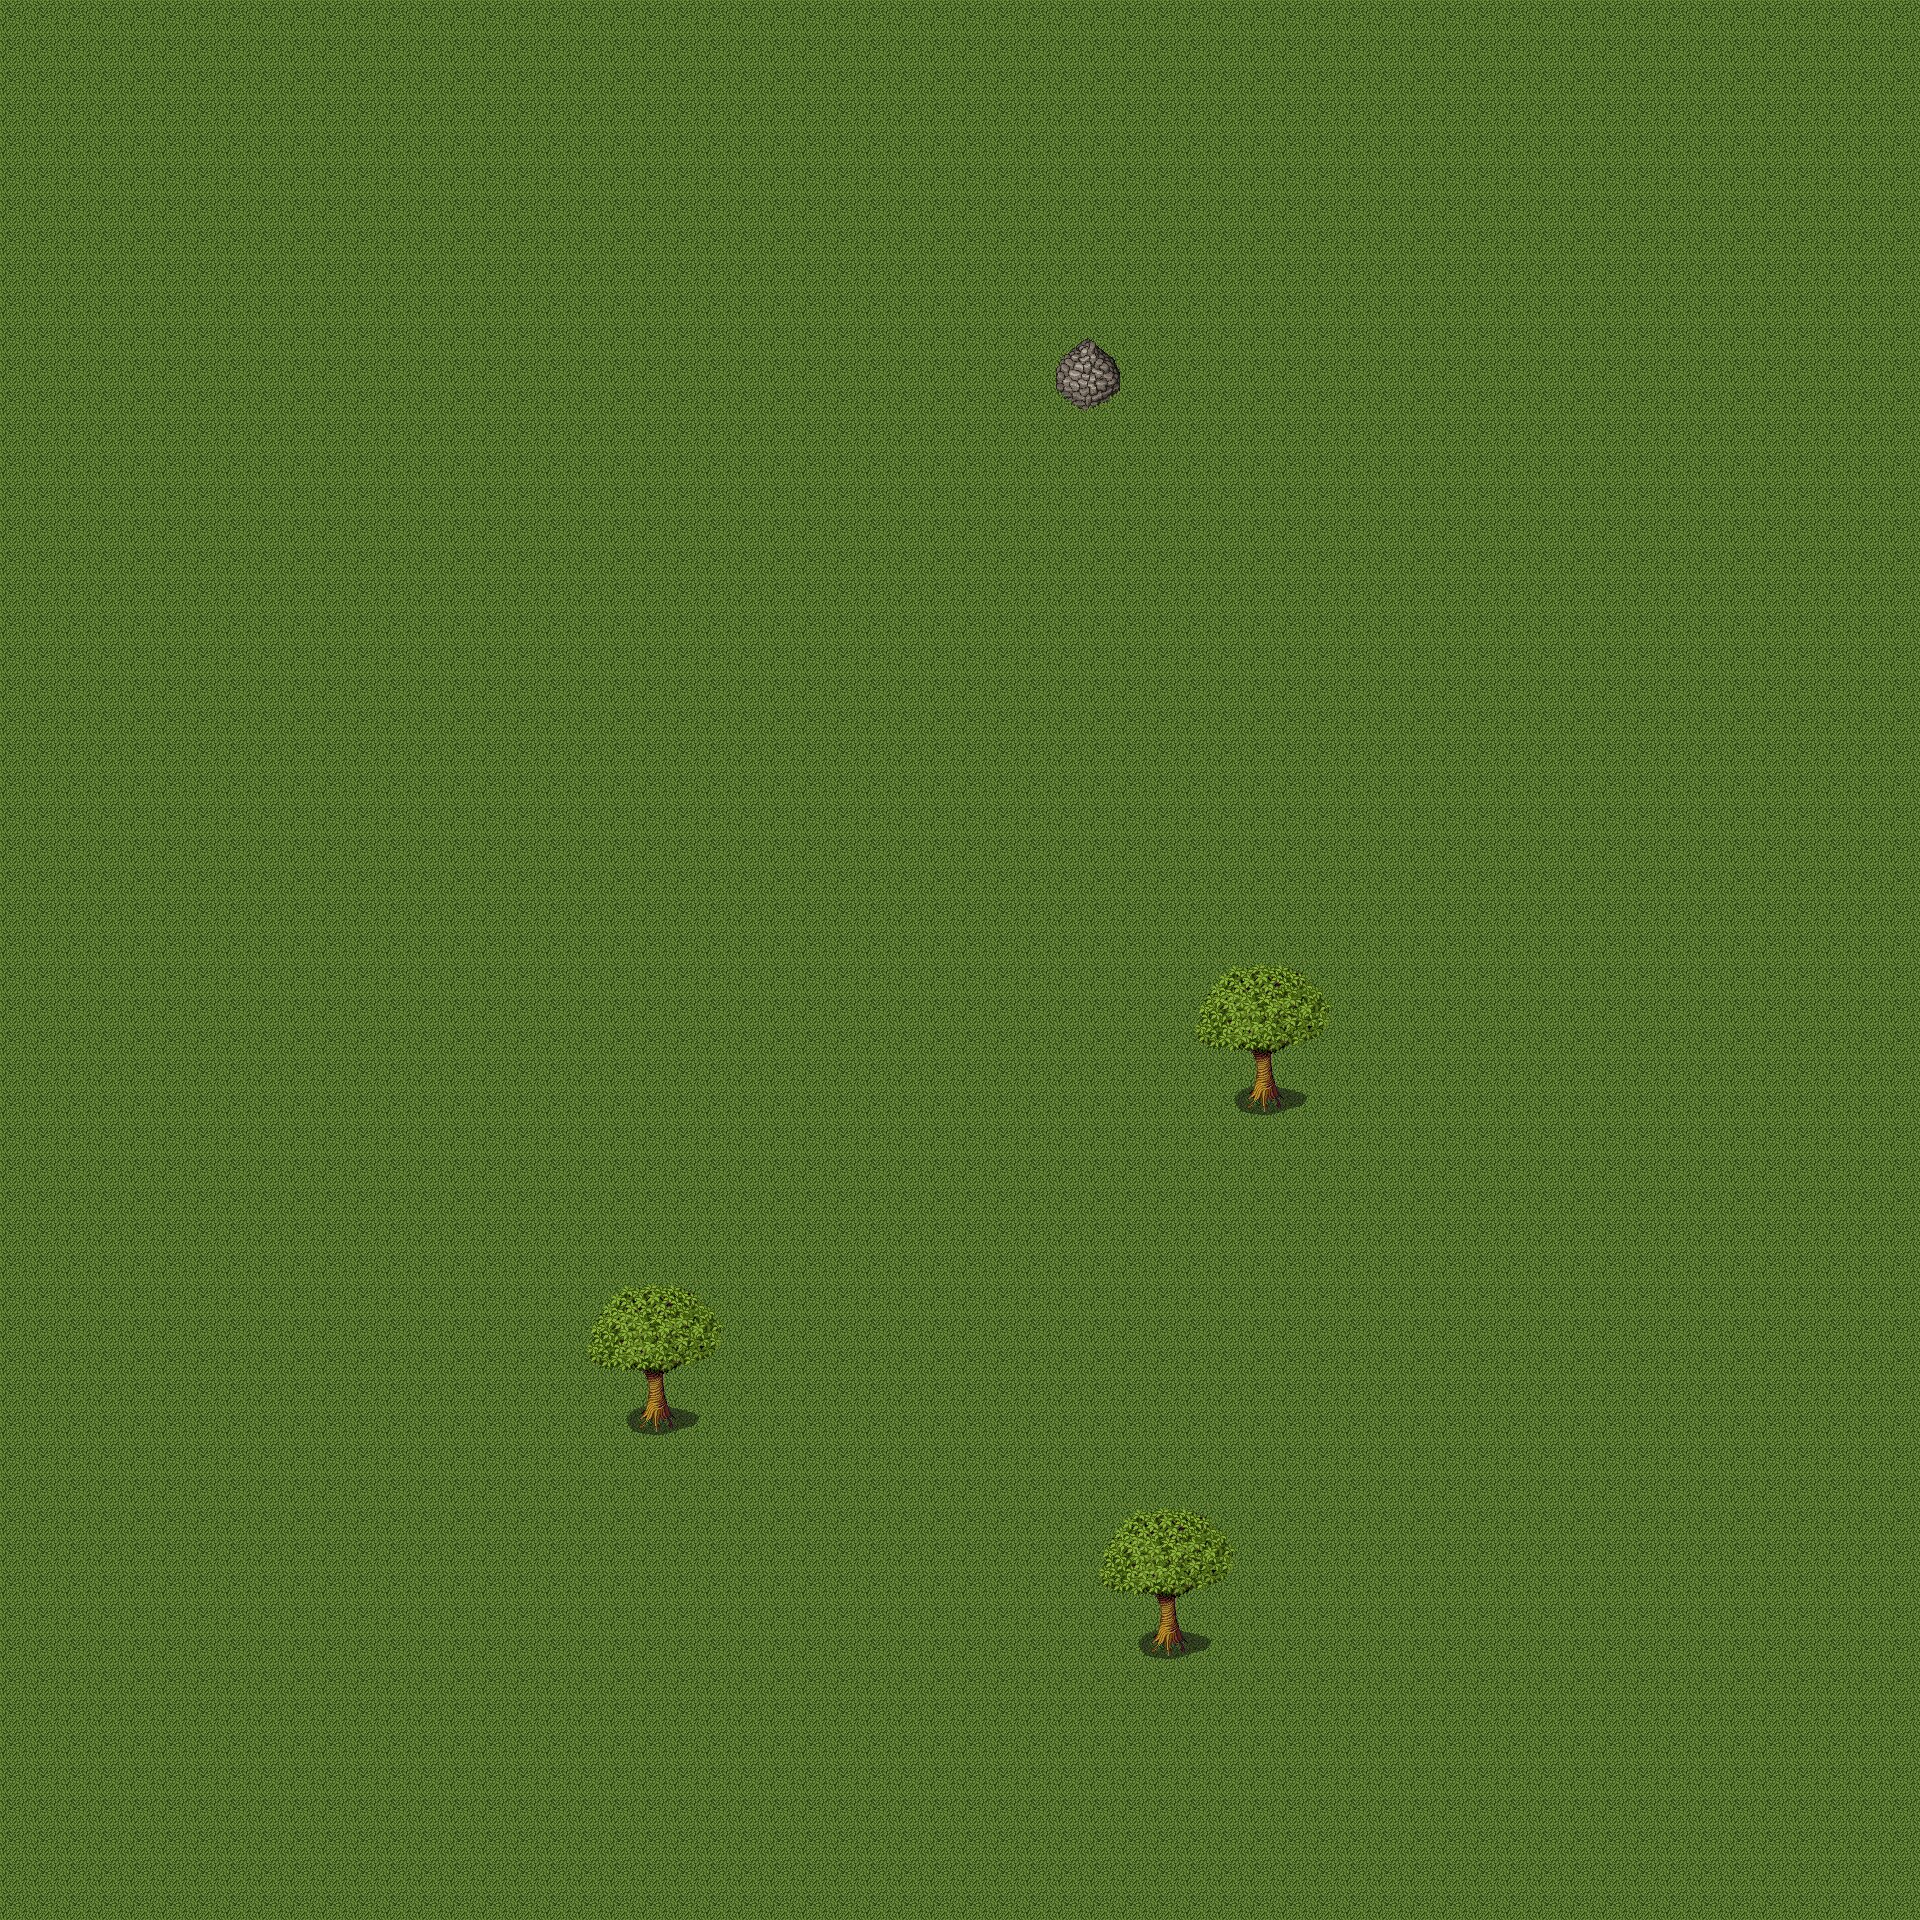

This game map was drawn from its Tiled (.tmx) file and the tilesets committed beside it. A one-line description and the trimmed map source follow:
An orthogonal 60x60 tile map with 32x32 px tiles, 2 tile layers (Base, Base 2), 4 tilesets and 1 object (Exit).

<map version="1.0" orientation="orthogonal" width="60" height="60" tilewidth="32" tileheight="32">
 <tileset firstgid="1" name="grasslands1" tilewidth="32" tileheight="32">
  <image source="grasslands1.png" width="256" height="864" />
 </tileset>
 <tileset firstgid="217" name="grasslands2" tilewidth="32" tileheight="32">
  <image source="grasslands2.png" width="256" height="896" />
 </tileset>
 <tileset firstgid="441" name="grasslands3" tilewidth="32" tileheight="32">
  <image source="grasslands3.png" width="256" height="1024" />
 </tileset>
 <tileset firstgid="697" name="grasslands4" tilewidth="32" tileheight="32">
  <image source="grasslands4.png" width="256" height="864" />
 </tileset>
 <layer name="Base" width="60" height="60">
  <properties>
   <property name="Draw Order" value="0" />
  </properties>
  <data>[3600 cells, 3600 non-empty, 1 distinct tile ids]</data>
 </layer>
 <layer name="Base 2" width="60" height="60">
  <data>[3600 cells, 81 non-empty, 31 distinct tile ids]</data>
 </layer>
 <objectgroup name="Exits" width="60" height="60">
  <object type="Exit" x="0" y="512" width="32" height="1216">
   <properties>
    <property name="Active Layer" value="3" />
    <property name="Target Map" value="Traverse Point - Far Left.tmx" />
    <property name="Target Position" value="59, Carry, 5" />
   </properties>
  </object>
 </objectgroup>
</map>
